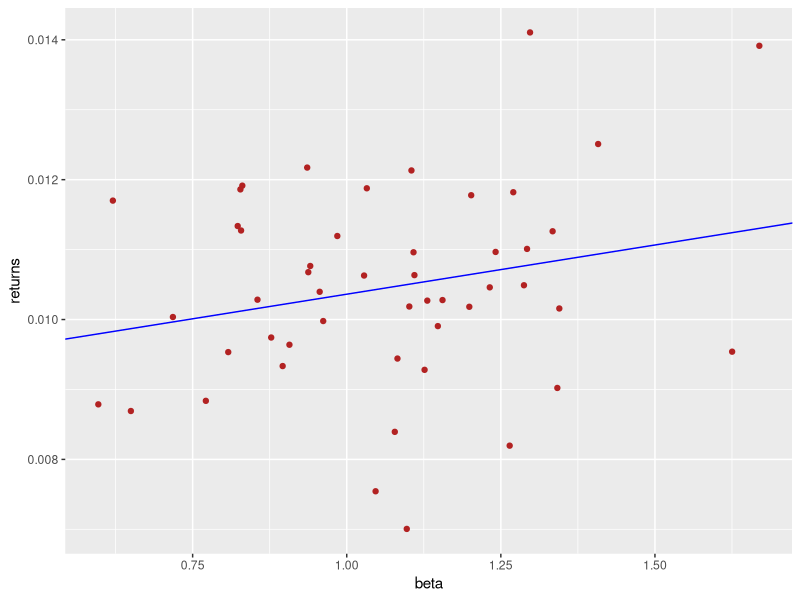

Here is the R script that generated this plot:
library(readr)
library(ggplot2)

setwd("~/Applied_Quant_Finance")
rm(list=ls())

#Question 1B
raw_market <- read_csv("PS3_Market.csv")
raw_market <- raw_market / 100
raw_market$excess <- raw_market$`Mkt-RF` - raw_market$RF
rf_return <- mean(raw_market$RF)
raw_industry <- read_csv("PS3_Industry_Returns.csv")
raw_industry <- raw_industry / 100

raw_industry[raw_industry <= -.99] <- NA
beta_vector = as.numeric()

for (i in 2:50){
  temp <- data.frame(Date = raw_industry$Date, industry = raw_industry[,i])
  merged_temp <- merge(temp, raw_market, by="Date")
  merged_temp <- subset(merged_temp, !is.na(merged_temp$industry)) #LOOK HERE EMILY
  beta <- cov(merged_temp$industry, merged_temp$excess)/var(merged_temp$excess)
  beta_vector <- c(beta_vector, beta)
}

gam_zero_vector = c()
gam_one_vector = c()
for (i in 1:1069){
  returns_vector <- t(as.matrix(raw_industry[i,2:50]))
  reg_df <- data.frame(returns = returns_vector[,1], betas = beta_vector)
  reg_df <- subset(reg_df, !is.na(reg_df$returns))
  model <- lm(returns ~ betas, data = reg_df)
  gamma_zero <- coef(summary(model))[1,1]
  gam_zero_vector <- c(gam_zero_vector, gamma_zero)
  gamma_one <- coef(summary(model))[2,1]
  gam_one_vector <- c(gam_one_vector, gamma_one)
}

gam_zero_mean <- mean(gam_zero_vector)
gam_one_mean <- mean(gam_one_vector)

gz_st_err <- sd(gam_zero_vector) / sqrt(1069)
go_st_err <- sd(gam_one_vector) / sqrt(1069)

gz_t <- gam_zero_mean / gz_st_err
go_t <- gam_one_mean / go_st_err

gz_t_2 <- (gam_zero_mean - rf_return) / gz_st_err
go_t_2 <- (gam_one_mean - mean(raw_market$excess)) / go_st_err

#1C
avg_rtn <- sapply(raw_industry[,2:50], mean, na.rm=TRUE)
model <- lm(avg_rtn ~ beta_vector)
coef_vector <- c(coef(summary(model))[1,1], coef(summary(model))[2,1])
st_err_vector <- c(coef(summary(model))[1,2], coef(summary(model))[2,2])

#1D
plot_df = data.frame(returns = avg_rtn, beta = beta_vector)
first_plot <- ggplot(data = plot_df, aes(x = beta, y = returns)) + 
              geom_point(color = "firebrick") +
              geom_abline(slope = coef_vector[2], intercept = coef_vector[1], color = "blue")


#1F
industry_size <- read_csv("PS3_Industry_Size.csv")
industry_beme <- read_csv("PS3_Industry_BEME.csv")
industry_size[industry_size <= -.99] <- NA
industry_beme[industry_beme <= -.99] <- NA
expanded_beme <- industry_beme[1,]
for (i in 1:90){
  for (j in 1:12){
    expanded_beme <- rbind(expanded_beme, industry_beme[i,])
  }
}
expanded_beme <- expanded_beme[8:1081,1:50]
expanded_beme <- expanded_beme[1:1069, 1:50]

gam_zero_vector2 = c()
gam_one_vector2 = c()
gam_size_vector2 = c()
gam_beme_vector2 = c()

for (i in 13:1069){
  returns_vector <- t(as.matrix(raw_industry[i,2:50]))
  beme_vector <- t(as.matrix(expanded_beme[(i-12), 2:50]))
  size_vector <- t(as.matrix(industry_size[(i-1), 2:50]))
  
  reg_df <- data.frame(returns = returns_vector[,1], betas = beta_vector, known_size = size_vector[,1], beme = beme_vector[,1])
  reg_df <- subset(reg_df, !is.na(reg_df$returns))
  reg_df <- subset(reg_df, !is.na(reg_df$known_size))
  reg_df <- subset(reg_df, !is.na(reg_df$beme))
  
  model <- lm(returns ~ betas + log(known_size) + log(beme), data = reg_df)
  
  gamma_zero <- coef(summary(model))[1,1]
  gam_zero_vector2 <- c(gam_zero_vector2, gamma_zero)
  gamma_one <- coef(summary(model))[2,1]
  gam_one_vector2 <- c(gam_one_vector2, gamma_one)
  gamma_size <- coef(summary(model))[3,1]
  gam_size_vector2 <- c(gam_size_vector2, gamma_size)
  gamma_beme <- coef(summary(model))[4,1]
  gam_beme_vector2 <- c(gam_beme_vector2, gamma_beme)
}

g_z_mean2 <- mean(gam_zero_vector2)
g_o_mean2 <- mean(gam_one_vector2)
g_size_mean2 <- mean(gam_size_vector2)
g_beme_mean2 <- mean(gam_beme_vector2)
